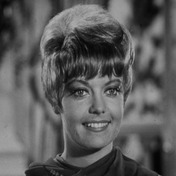
%> input picture excersiecs/Mohammad-t-t/16/zelda.png, 176 x 176 px, shrunk from 512 x 512 before the run
$ octave p16.m   (GNU Octave 9; MATLAB toolbox functions it lacks are replaced by stand-ins)
%> lines starting %> are read from the running program, lines starting %| are printed output that depends on the picture; in (x1, y1, x2, y2) boxes, pixels count from 0 and x2, y2 are one past the last pixel; in counts of white or black regions, pixels touching at a corner belong together; the program's own positions count from 1
img=imread('zelda.png');
%> img is the input picture: size 176x176x3 uint8; min 2, max 187, mean 91.2
img=rgb2gray(img);
%> img: size 176x176 uint8
mask=1-(img>150 & img<170);
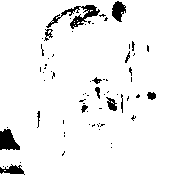
%> mask: size 176x176 double; values 0 (black) and 1 (white), 94.7% white; 69 black regions (56 under 20 px), largest, box (x1, y1, x2, y2) and area: (46, 5, 100, 29) 390, (0, 129, 20, 150) 295, (112, 1, 126, 22) 191
imgout=(mask).*double(img);
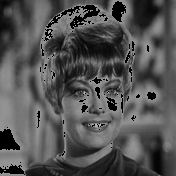
%> imgout: size 176x176 double; min 0, max 187, mean 82.9
imshow(uint8(imgout))
